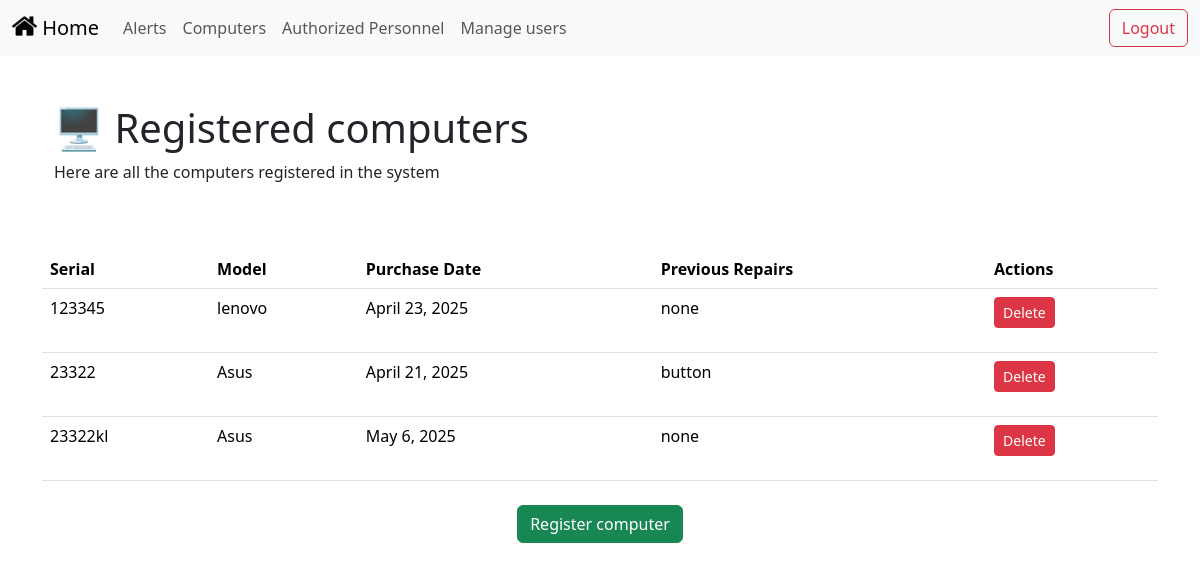
Before: /computadoras/ (signed in) with the older database file.
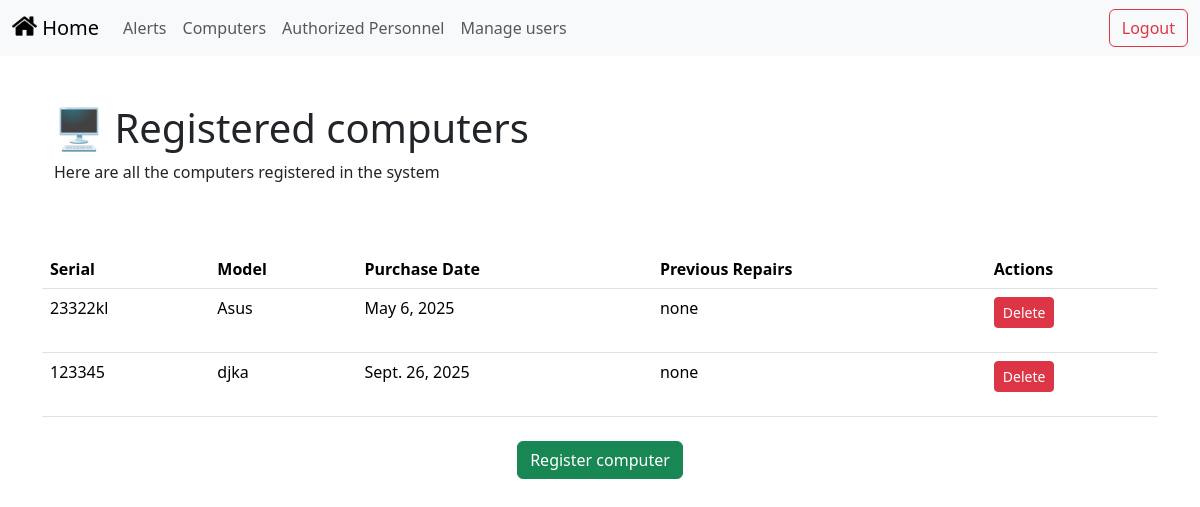
After: the same page with the newer database file.
### administration/models.py (models this page shows)
class Computer(models.Model):
    serial = models.CharField(max_length=100, unique=True)
    model = models.CharField(max_length=100)
    purchase_date = models.DateField()  # 👈 Este debe ser un DateField
    previous_repairs = models.TextField(blank=True, null=True)

### administration/views.py (the view)
# urls.py: path('computadoras/', ComputerListView.as_view(), name='computadoras'),
class ComputerListView(LoginRequiredMixin, ListView):
    model = Computer
    template_name = 'administration/computer_list.html'
    context_object_name = 'computadoras'
    def get_context_data(self, **kwargs):
        ctx = super().get_context_data(**kwargs)
        ctx['is_admin'] = self.request.user.groups.filter(name='admin').exists()
        return ctx

### administration/templates/administration/computer_list.html (shortened to what this page needs)
{% extends 'base.html' %}
{% block content %}
<div class="container align-text-top mt-5">
    <h1>🖥️ Registered computers</h1>
    <p>Here are all the computers registered in the system</p>
    <div style="height: 50px;"></div>
</div>
<table class="table">
    <thead>
        <tr>
            <th>Serial</th>
            <th>Model</th>
            <th>Purchase Date</th>
            <th>Previous Repairs</th>
            <th>Actions</th>
        </tr>
    </thead>
    <tbody>
        {% for c in computadoras %}
        <tr>
            <td>{{ c.serial }}</td>
            <td>{{ c.model }}</td>
            <td>{{ c.purchase_date }}</td>
            <td>{{ c.previous_repairs }}</td>
            <td>
                <form action="{% url 'eliminar_computadora' c.id %}" method="POST" onsubmit="return confirm('¿Estás seguro de que deseas eliminar esta computadora?');">
                    <button type="submit" class="btn btn-danger btn-sm">Delete</button>
                </form>
            </td>
        </tr>
        {% endfor %}
    </tbody>
</table>
<div class="text-center mt-4">
    <a href="{% url 'registrar_computadora' %}"
       class="btn btn-success"
       title="Ir al formulario de registro de computadora"
       aria-label="Register computera">
       Register computer
    </a>
</div>
{% endblock %}

### user/templates/base.html (shortened to what this page needs)
<head>
  <link href="https://cdn.jsdelivr.net/npm/bootstrap@5.3.3/dist/css/bootstrap.min.css" rel="stylesheet">
</head>
{% load static %}
<link rel="stylesheet" href="{% static 'css/styles.css' %}">
<nav class="navbar navbar-expand-lg bg-body-tertiary">
  <div class="container-fluid">
    <a class="navbar-brand" href="{% url 'home' %}">
      {% load static %}
      <img src="{% static 'images/home.png' %}" alt="" width="25" height="24"
      class="d-inline-block align-text-top" />
      Home
    </a>
    <div class="collapse navbar-collapse" id="navbarSupportedContent">
      <ul class="navbar-nav me-auto mb-2 mb-lg-0">
        <li class="nav-item">
          <a class="nav-link" href="{% url 'alerts' %}">Alerts</a>
        </li>
        <li class="nav-item">
          <a class="nav-link" href="{% url 'computadoras' %}">Computers</a>
        </li>
        <li class="nav-item">
          <a class="nav-link" href="{% url 'personnel' %}">Authorized Personnel</a>
        </li>
        {% if user.is_authenticated and user.is_staff %}
        <li class="nav-item">
          <a class="nav-link" href="{% url 'admin_users' %}">Manage users</a>
        </li>
        {% endif %}
      </ul>
    </div>
    {% if user.is_authenticated %}
      <div class="d-flex">
        <a class="btn btn-outline-danger" href="{% url 'logout' %}">Logout</a>
      </div>
    {% else %}
      <div class="d-flex">
        <a class="btn btn-outline-primary" href="{% url 'login' %}">Login</a>
      </div>
    {% endif %}
  </div>
</nav>
<div class="container">
  {% block content %}
  {% endblock %}
</div>

Changed rows visible on the page:
removed Computer: serial "123345", model "lenovo", purchase_date "April 23, 2025", previous_repairs "none"
removed Computer: serial "23322", model "Asus", purchase_date "April 21, 2025", previous_repairs "button"
added Computer: serial "123345", model "djka", purchase_date "Sept. 26, 2025", previous_repairs "none"
